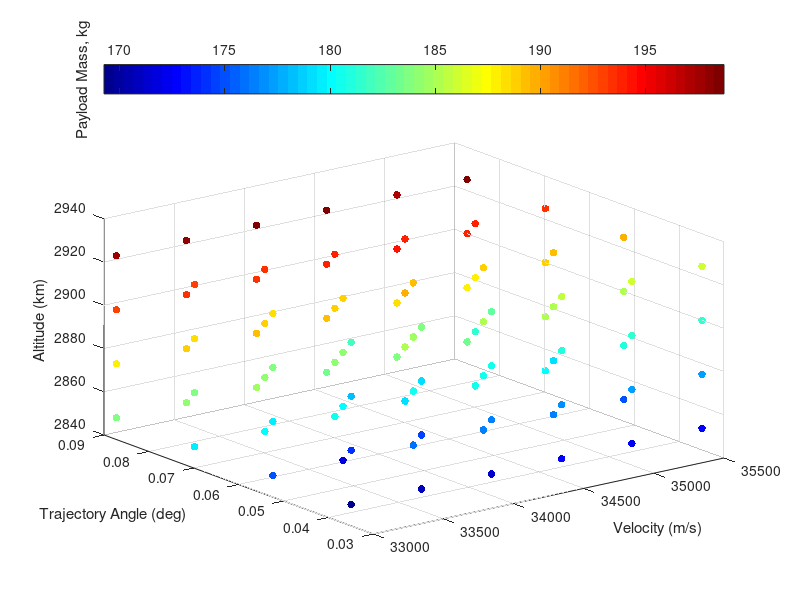

This figure's MATLAB source: (Note: this script raises an error after producing the figure.)
% visualising third stage cost results
% clear all
ThirdStageData = sortrows(dlmread('thirdstageforvis.dat'));
Atmosphere = dlmread('atmosphere.txt');
% map = [0, 0, 0
%     0, 0, 0
%     .0, 0, 0
%     .2, 0, 0
%     .6, 0, 0.0
%     1.0, 0, 0];
% colormap(map)




colormap jet
scatter3(ThirdStageData(:,3),ThirdStageData(:,4),ThirdStageData(:,5),30,ThirdStageData(:,6), 'filled')

ylabel('Trajectory Angle (deg)')
xlabel('Velocity (m/s)')
zlabel('Altitude (km)')
c=colorbar('northoutside');
ylabel(c,'Payload Mass, kg')



[VGrid,thetaGrid,vGrid] = ndgrid(33000:500:35000,[deg2rad(2) :deg2rad(1): deg2rad(5)],[2850:25:2925]);

PayloadDataInterp = scatteredInterpolant(ThirdStageData(:,3),ThirdStageData(:,4),ThirdStageData(:,5),ThirdStageData(:,6));
PayloadData = PayloadDataInterp(VGrid,thetaGrid,vGrid);
global PayloadGrid
PayloadGrid = griddedInterpolant(VGrid,thetaGrid,vGrid,PayloadData,'spline','linear');


% [meshAlt,meshAngle,meshVel] = meshgrid(unique(ThirdStageData(:,3)),unique(ThirdStageData(:,4)),unique(ThirdStageData(:,5)));
% meshPayload = permute(reshape(ThirdStageData(:,6),[length(unique(ThirdStageData(:,5))),length(unique(ThirdStageData(:,4))),length(unique(ThirdStageData(:,3)))]),[2 3 1]);
 figure(200)

colormap(gray)
C = contourf(rad2deg(thetaGrid(:,:,2)),VGrid(:,:,2)/1000,PayloadData(:,:,1),20,'LineWidth',0.)
% C = contourf(rad2deg(meshAngle(:,:,2)),meshAlt(:,:,2)/1000,meshPayload(:,:,3),12)
% C = contourf(rad2deg(meshAngle),meshAlt/1000,meshPayload,13)

xlabel('Release Angle (deg)')
ylabel('Altitude (km)')
% title('2750 m/s')
% ylim([30 40])
c = colorbar;
c.Label.String = 'Payload (kg)';

% slice(threeDMAT,[1,3,5],[],[])
% colormap hsv


% contourslice(threeDMAT,[1,3,6],[],[],10)


% 
% % getting maximum values
% [max1,ind1] = max(threeDMAT,[],3);
% 
% [max2,ind2] = max(max1,[],2);
% 
% ind  = [ind1(ind2),ind2] % this really doesnt tell me much, as it wants very high altitude all the time
% 
% 
% 
% 
% 
% % plotting density
% 
% 
% figure(4)
% plot(Atmosphere(:,1)/1000,  Atmosphere(:,4)),'Color','k','LineWidth',0.8;
% xlim([20,40])
% 
% xlabel('Altitude (km)')
% ylabel('Density (kg/m^3)')
% 
% 
% figure(5)
% 
% [meshAngle2,meshVel2,meshAlt2] = meshgrid(Angle,Vel,Alt);
% 
% colormap(gray)
% 
% colormap(flipud(colormap))
% hx = slice(meshAngle2,meshVel2,meshAlt2./1000,threeDMAT,[],[2600:100:3000],[])
% 
% % [Xq,Yq,Zq] = meshgrid([0:.5:5],[2600:100:3000],[20000:500:40000]);
% % threeDMATint = interp3(meshAngle2,meshVel2,meshAlt2,threeDMAT,Xq,Yq,Zq);
% % hx = slice(Xq,Yq,Zq/1000,threeDMATint,[],[2600:100:3000],[]);
% 
% caxis([220 340]) 
% c=colorbar('northoutside')
% c.LimitsMode = 'manual'
% c.Limits = [180 320]
% 
% set(hx, 'EdgeColor', 'none');
% 
% % set(hx, 'FaceColor', 'interp'); % use this to smooth
% set(hx, 'FaceColor', 'flat');
% 
% xlabel('Trajectory Angle (deg)','FontSize',17)
% ylabel('Velocity (m/s)','FontSize',17)
% zlabel('Altitude (km)','FontSize',17)
% ylabel(c,'Payload Mass, kg','FontSize',17)
